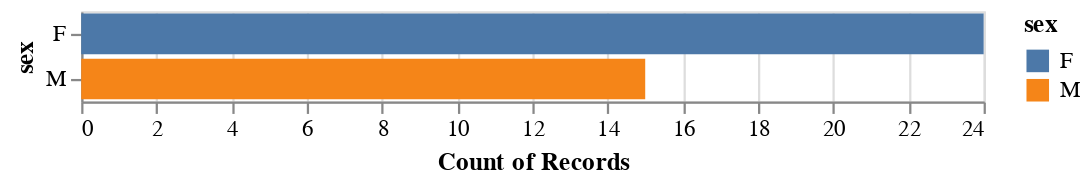

Write notebook code for a chart like this one.
### Code cell
myfilter=math["G3"]<5
myfilter

lower_marks=math[myfilter]
print(lower_marks)

bars3 = alt.Chart(math[myfilter]).mark_bar().encode(
    y='sex:N',
    color='sex:N',
    x='count(sex):Q'
)

bars3

### Figure 1 — Vega-Lite specification as saved in the notebook (floating-point values rounded to 4 significant figures)
{"config": {"view": {"continuousWidth": 400, "continuousHeight": 300}}, "data": {"name": "data-71ad4b164cb39f94a37e38a7626fd14d"}, "mark": "bar", "encoding": {"color": {"type": "nominal", "field": "sex"}, "x": {"type": "quantitative", "aggregate": "count", "field": "sex"}, "y": {"type": "nominal", "field": "sex"}}, "$schema": "https://vega.github.io/schema/vega-lite/v4.8.1.json", "datasets": {"data-71ad4b164cb39f94a37e38a7626fd14d": [{"school": "GP", "sex": "M", "age": 18, "address": "R", "famsize": "GT3", "Pstatus": "T", "Medu": 2, "Fedu": 2, "Mjob": "services", "Fjob": "other", "reason": "reputation", "guardian": "mother", "traveltime": 1, "studytime": 1, "failures": 2, "schoolsup": "no", "famsup": "yes", "paid": "no", "activities": "yes", "nursery": "yes", "higher": "yes", "internet": "yes", "romantic": "no", "famrel": 3, "freetime": 3, "goout": 3, "Dalc": 1, "Walc": 2, "health": 4, "absences": 0, "G1": 7, "G2": 4, "G3": 0}, {"school": "GP", "sex": "F", "age": 15, "address": "R", "famsize": "GT3", "Pstatus": "T", "Medu": 3, "Fedu": 4, "Mjob": "services", "Fjob": "teacher", "reason": "course", "guardian": "father", "traveltime": 2, "studytime": 3, "failures": 2, "schoolsup": "no", "famsup": "yes", "paid": "no", "activities": "no", "nursery": "yes", "higher": "yes", "internet": "yes", "romantic": "yes", "famrel": 4, "freetime": 2, "goout": 2, "Dalc": 2, "Walc": 2, "health": 5, "absences": 0, "G1": 12, "G2": 0, "G3": 0}, {"school": "GP", "sex": "F", "age": 15, "address": "U", "famsize": "GT3", "Pstatus": "T", "Medu": 1, "Fedu": 1, "Mjob": "at_home", "Fjob": "other", "reason": "course", "guardian": "mother", "traveltime": 3, "studytime": 1, "failures": 0, "schoolsup": "no", "famsup": "yes", "paid": "no", "activities": "yes", "nursery": "no", "higher": "yes", "internet": "yes", "romantic": "yes", "famrel": 4, "freetime": 3, "goout": 3, "Dalc": 1, "Walc": 2, "health": 4, "absences": 0, "G1": 8, "G2": 0, "G3": 0}, {"school": "GP", "sex": "M", "age": 15, "address": "R", "famsize": "GT3", "Pstatus": "T", "Medu": 3, "Fedu": 4, "Mjob": "at_home", "Fjob": "teacher", "reason": "course", "guardian": "mother", "traveltime": 4, "studytime": 2, "failures": 0, "schoolsup": "no", "famsup": "yes", "paid": "no", "activities": "no", "nursery": "yes", "higher": "yes", "internet": "no", "romantic": "yes", "famrel": 5, "freetime": 3, "goout": 3, "Dalc": 1, "Walc": 1, "health": 5, "absences": 0, "G1": 9, "G2": 0, "G3": 0}, {"school": "GP", "sex": "F", "age": 15, "address": "U", "famsize": "GT3", "Pstatus": "T", "Medu": 4, "Fedu": 4, "Mjob": "services", "Fjob": "at_home", "reason": "course", "guardian": "mother", "traveltime": 1, "studytime": 3, "failures": 0, "schoolsup": "no", "famsup": "yes", "paid": "no", "activities": "yes", "nursery": "yes", "higher": "yes", "internet": "yes", "romantic": "yes", "famrel": 4, "freetime": 3, "goout": 3, "Dalc": 1, "Walc": 1, "health": 5, "absences": 0, "G1": 11, "G2": 0, "G3": 0}, {"school": "GP", "sex": "M", "age": 17, "address": "R", "famsize": "GT3", "Pstatus": "T", "Medu": 3, "Fedu": 4, "Mjob": "at_home", "Fjob": "other", "reason": "course", "guardian": "mother", "traveltime": 3, "studytime": 2, "failures": 0, "schoolsup": "no", "famsup": "no", "paid": "no", "activities": "no", "nursery": "yes", "higher": "yes", "internet": "no", "romantic": "no", "famrel": 5, "freetime": 4, "goout": 5, "Dalc": 2, "Walc": 4, "health": 5, "absences": 0, "G1": 10, "G2": 0, "G3": 0}, {"school": "GP", "sex": "F", "age": 16, "address": "U", "famsize": "GT3", "Pstatus": "A", "Medu": 3, "Fedu": 3, "Mjob": "other", "Fjob": "other", "reason": "course", "guardian": "other", "traveltime": 2, "studytime": 1, "failures": 2, "schoolsup": "no", "famsup": "yes", "paid": "no", "activities": "yes", "nursery": "no", "higher": "yes", "internet": "yes", "romantic": "yes", "famrel": 4, "freetime": 3, "goout": 2, "Dalc": 1, "Walc": 1, "health": 5, "absences": 0, "G1": 4, "G2": 0, "G3": 0}, {"school": "GP", "sex": "M", "age": 15, "address": "U", "famsize": "GT3", "Pstatus": "T", "Medu": 4, "Fedu": 3, "Mjob": "teacher", "Fjob": "services", "reason": "course", "guardian": "father", "traveltime": 2, "studytime": 4, "failures": 0, "schoolsup": "yes", "famsup": "yes", "paid": "no", "activities": "no", "nursery": "yes", "higher": "yes", "internet": "yes", "romantic": "no", "famrel": 2, "freetime": 2, "goout": 2, "Dalc": 1, "Walc": 1, "health": 3, "absences": 0, "G1": 7, "G2": 9, "G3": 0}, {"school": "GP", "sex": "M", "age": 17, "address": "U", "famsize": "GT3", "Pstatus": "T", "Medu": 2, "Fedu": 1, "Mjob": "other", "Fjob": "other", "reason": "home", "guardian": "mother", "traveltime": 1, "studytime": 1, "failures": 3, "schoolsup": "no", "famsup": "yes", "paid": "no", "activities": "no", "nursery": "yes", "higher": "yes", "internet": "yes", "romantic": "no", "famrel": 5, "freetime": 4, "goout": 5, "Dalc": 1, "Walc": 2, "health": 5, "absences": 0, "G1": 5, "G2": 0, "G3": 0}, {"school": "GP", "sex": "F", "age": 15, "address": "U", "famsize": "GT3", "Pstatus": "T", "Medu": 3, "Fedu": 2, "Mjob": "health", "Fjob": "services", "reason": "home", "guardian": "father", "traveltime": 1, "studytime": 2, "failures": 3, "schoolsup": "no", "famsup": "yes", "paid": "no", "activities": "no", "nursery": "yes", "higher": "yes", "internet": "yes", "romantic": "no", "famrel": 3, "freetime": 3, "goout": 2, "Dalc": 1, "Walc": 1, "health": 3, "absences": 0, "G1": 6, "G2": 7, "G3": 0}, {"school": "GP", "sex": "M", "age": 16, "address": "U", "famsize": "GT3", "Pstatus": "T", "Medu": 4, "Fedu": 4, "Mjob": "teacher", "Fjob": "teacher", "reason": "course", "guardian": "mother", "traveltime": 1, "studytime": 1, "failures": 0, "schoolsup": "no", "famsup": "yes", "paid": "no", "activities": "no", "nursery": "yes", "higher": "no", "internet": "yes", "romantic": "yes", "famrel": 3, "freetime": 3, "goout": 2, "Dalc": 2, "Walc": 1, "health": 5, "absences": 0, "G1": 7, "G2": 6, "G3": 0}, {"school": "GP", "sex": "M", "age": 18, "address": "U", "famsize": "LE3", "Pstatus": "T", "Medu": 1, "Fedu": 1, "Mjob": "other", "Fjob": "other", "reason": "course", "guardian": "mother", "traveltime": 1, "studytime": 1, "failures": 3, "schoolsup": "no", "famsup": "no", "paid": "no", "activities": "no", "nursery": "yes", "higher": "no", "internet": "yes", "romantic": "yes", "famrel": 2, "freetime": 3, "goout": 5, "Dalc": 2, "Walc": 5, "health": 4, "absences": 0, "G1": 6, "G2": 5, "G3": 0}, {"school": "GP", "sex": "M", "age": 19, "address": "U", "famsize": "GT3", "Pstatus": "T", "Medu": 3, "Fedu": 2, "Mjob": "services", "Fjob": "at_home", "reason": "home", "guardian": "mother", "traveltime": 1, "studytime": 1, "failures": 3, "schoolsup": "no", "famsup": "yes", "paid": "no", "activities": "no", "nursery": "yes", "higher": "no", "internet": "yes", "romantic": "yes", "famrel": 4, "freetime": 5, "goout": 4, "Dalc": 1, "Walc": 1, "health": 4, "absences": 0, "G1": 5, "G2": 0, "G3": 0}, {"school": "GP", "sex": "M", "age": 17, "address": "R", "famsize": "LE3", "Pstatus": "T", "Medu": 2, "Fedu": 1, "Mjob": "at_home", "Fjob": "other", "reason": "course", "guardian": "mother", "traveltime": 2, "studytime": 1, "failures": 2, "schoolsup": "no", "famsup": "no", "paid": "no", "activities": "yes", "nursery": "yes", "higher": "no", "internet": "yes", "romantic": "yes", "famrel": 3, "freetime": 3, "goout": 2, "Dalc": 2, "Walc": 2, "health": 5, "absences": 0, "G1": 7, "G2": 6, "G3": 0}, {"school": "GP", "sex": "M", "age": 16, "address": "U", "famsize": "LE3", "Pstatus": "T", "Medu": 1, "Fedu": 2, "Mjob": "other", "Fjob": "other", "reason": "course", "guardian": "mother", "traveltime": 2, "studytime": 1, "failures": 1, "schoolsup": "no", "famsup": "no", "paid": "no", "activities": "yes", "nursery": "yes", "higher": "yes", "internet": "no", "romantic": "no", "famrel": 4, "freetime": 4, "goout": 4, "Dalc": 2, "Walc": 4, "health": 5, "absences": 0, "G1": 7, "G2": 0, "G3": 0}, {"school": "GP", "sex": "F", "age": 16, "address": "U", "famsize": "GT3", "Pstatus": "T", "Medu": 2, "Fedu": 2, "Mjob": "other", "Fjob": "other", "reason": "home", "guardian": "mother", "traveltime": 1, "studytime": 2, "failures": 0, "schoolsup": "no", "famsup": "yes", "paid": "yes", "activities": "no", "nursery": "no", "higher": "yes", "internet": "yes", "romantic": "no", "famrel": 5, "freetime": 1, "goout": 5, "Dalc": 1, "Walc": 1, "health": 4, "absences": 0, "G1": 6, "G2": 7, "G3": 0}, {"school": "GP", "sex": "M", "age": 16, "address": "U", "famsize": "GT3", "Pstatus": "T", "Medu": 3, "Fedu": 4, "Mjob": "other", "Fjob": "other", "reason": "course", "guardian": "father", "traveltime": 3, "studytime": 1, "failures": 2, "schoolsup": "no", "famsup": "yes", "paid": "no", "activities": "yes", "nursery": "no", "higher": "yes", "internet": "yes", "romantic": "no", "famrel": 3, "freetime": 4, "goout": 5, "Dalc": 2, "Walc": 4, "health": 2, "absences": 0, "G1": 6, "G2": 5, "G3": 0}, {"school": "GP", "sex": "F", "age": 16, "address": "U", "famsize": "GT3", "Pstatus": "T", "Medu": 1, "Fedu": 3, "Mjob": "at_home", "Fjob": "services", "reason": "home", "guardian": "mother", "traveltime": 1, "studytime": 2, "failures": 3, "schoolsup": "no", "famsup": "no", "paid": "no", "activities": "yes", "nursery": "no", "higher": "yes", "internet": "yes", "romantic": "yes", "famrel": 4, "freetime": 3, "goout": 5, "Dalc": 1, "Walc": 1, "health": 3, "absences": 0, "G1": 8, "G2": 7, "G3": 0}, {"school": "GP", "sex": "F", "age": 17, "address": "U", "famsize": "GT3", "Pstatus": "T", "Medu": 4, "Fedu": 3, "Mjob": "other", "Fjob": "other", "reason": "reputation", "guardian": "mother", "traveltime": 1, "studytime": 2, "failures": 2, "schoolsup": "no", "famsup": "no", "paid": "yes", "activities": "no", "nursery": "yes", "higher": "yes", "internet": "yes", "romantic": "yes", "famrel": 3, "freetime": 4, "goout": 5, "Dalc": 2, "Walc": 4, "health": 1, "absences": 22, "G1": 6, "G2": 6, "G3": 4}, {"school": "GP", "sex": "F", "age": 17, "address": "U", "famsize": "GT3", "Pstatus": "T", "Medu": 1, "Fedu": 1, "Mjob": "at_home", "Fjob": "other", "reason": "reputation", "guardian": "mother", "traveltime": 1, "studytime": 3, "failures": 1, "schoolsup": "no", "famsup": "yes", "paid": "no", "activities": "yes", "nursery": "yes", "higher": "yes", "internet": "no", "romantic": "yes", "famrel": 4, "freetime": 3, "goout": 4, "Dalc": 1, "Walc": 1, "health": 5, "absences": 0, "G1": 6, "G2": 5, "G3": 0}, {"school": "GP", "sex": "M", "age": 18, "address": "U", "famsize": "GT3", "Pstatus": "T", "Medu": 2, "Fedu": 2, "Mjob": "other", "Fjob": "services", "reason": "reputation", "guardian": "father", "traveltime": 1, "studytime": 2, "failures": 1, "schoolsup": "no", "famsup": "no", "paid": "no", "activities": "no", "nursery": "yes", "higher": "no", "internet": "yes", "romantic": "no", "famrel": 5, "freetime": 5, "goout": 4, "Dalc": 3, "Walc": 5, "health": 2, "absences": 0, "G1": 7, "G2": 7, "G3": 0}, {"school": "GP", "sex": "M", "age": 16, "address": "U", "famsize": "LE3", "Pstatus": "T", "Medu": 4, "Fedu": 3, "Mjob": "teacher", "Fjob": "other", "reason": "course", "guardian": "mother", "traveltime": 1, "studytime": 1, "failures": 0, "schoolsup": "no", "famsup": "no", "paid": "no", "activities": "yes", "nursery": "no", "higher": "yes", "internet": "yes", "romantic": "no", "famrel": 5, "freetime": 4, "goout": 5, "Dalc": 1, "Walc": 1, "health": 3, "absences": 0, "G1": 6, "G2": 0, "G3": 0}, {"school": "GP", "sex": "F", "age": 18, "address": "U", "famsize": "GT3", "Pstatus": "T", "Medu": 2, "Fedu": 1, "Mjob": "other", "Fjob": "other", "reason": "course", "guardian": "other", "traveltime": 2, "studytime": 3, "failures": 0, "schoolsup": "no", "famsup": "yes", "paid": "yes", "activities": "no", "nursery": "no", "higher": "yes", "internet": "yes", "romantic": "yes", "famrel": 4, "freetime": 4, "goout": 4, "Dalc": 1, "Walc": 1, "health": 3, "absences": 0, "G1": 7, "G2": 0, "G3": 0}, {"school": "GP", "sex": "F", "age": 17, "address": "U", "famsize": "LE3", "Pstatus": "T", "Medu": 2, "Fedu": 2, "Mjob": "services", "Fjob": "services", "reason": "course", "guardian": "father", "traveltime": 1, "studytime": 4, "failures": 0, "schoolsup": "no", "famsup": "no", "paid": "yes", "activities": "yes", "nursery": "yes", "higher": "yes", "internet": "yes", "romantic": "yes", "famrel": 3, "freetime": 4, "goout": 1, "Dalc": 1, "Walc": 1, "health": 2, "absences": 0, "G1": 10, "G2": 9, "G3": 0}, {"school": "GP", "sex": "F", "age": 18, "address": "U", "famsize": "GT3", "Pstatus": "T", "Medu": 2, "Fedu": 2, "Mjob": "at_home", "Fjob": "services", "reason": "home", "guardian": "mother", "traveltime": 1, "studytime": 3, "failures": 0, "schoolsup": "no", "famsup": "yes", "paid": "yes", "activities": "yes", "nursery": "yes", "higher": "yes", "internet": "yes", "romantic": "yes", "famrel": 4, "freetime": 3, "goout": 3, "Dalc": 1, "Walc": 1, "health": 3, "absences": 0, "G1": 9, "G2": 10, "G3": 0}, {"school": "GP", "sex": "F", "age": 18, "address": "R", "famsize": "GT3", "Pstatus": "T", "Medu": 2, "Fedu": 1, "Mjob": "other", "Fjob": "other", "reason": "reputation", "guardian": "mother", "traveltime": 2, "studytime": 2, "failures": 0, "schoolsup": "no", "famsup": "yes", "paid": "no", "activities": "no", "nursery": "yes", "higher": "no", "internet": "yes", "romantic": "yes", "famrel": 4, "freetime": 3, "goout": 5, "Dalc": 1, "Walc": 2, "health": 3, "absences": 0, "G1": 6, "G2": 0, "G3": 0}, {"school": "GP", "sex": "F", "age": 19, "address": "U", "famsize": "GT3", "Pstatus": "T", "Medu": 4, "Fedu": 4, "Mjob": "health", "Fjob": "other", "reason": "reputation", "guardian": "other", "traveltime": 2, "studytime": 2, "failures": 0, "schoolsup": "no", "famsup": "yes", "paid": "yes", "activities": "yes", "nursery": "yes", "higher": "yes", "internet": "yes", "romantic": "no", "famrel": 2, "freetime": 3, "goout": 4, "Dalc": 2, "Walc": 3, "health": 2, "absences": 0, "G1": 10, "G2": 9, "G3": 0}, {"school": "GP", "sex": "F", "age": 19, "address": "U", "famsize": "LE3", "Pstatus": "T", "Medu": 1, "Fedu": 2, "Mjob": "services", "Fjob": "services", "reason": "home", "guardian": "other", "traveltime": 1, "studytime": 2, "failures": 1, "schoolsup": "no", "famsup": "no", "paid": "no", "activities": "yes", "nursery": "no", "higher": "yes", "internet": "no", "romantic": "yes", "famrel": 4, "freetime": 2, "goout": 4, "Dalc": 2, "Walc": 2, "health": 3, "absences": 0, "G1": 9, "G2": 9, "G3": 0}, {"school": "GP", "sex": "F", "age": 18, "address": "U", "famsize": "GT3", "Pstatus": "T", "Medu": 2, "Fedu": 1, "Mjob": "services", "Fjob": "other", "reason": "course", "guardian": "mother", "traveltime": 2, "studytime": 2, "failures": 0, "schoolsup": "no", "famsup": "yes", "paid": "yes", "activities": "yes", "nursery": "yes", "higher": "yes", "internet": "yes", "romantic": "no", "famrel": 5, "freetime": 3, "goout": 3, "Dalc": 1, "Walc": 2, "health": 1, "absences": 0, "G1": 8, "G2": 8, "G3": 0}, {"school": "GP", "sex": "F", "age": 18, "address": "U", "famsize": "GT3", "Pstatus": "T", "Medu": 3, "Fedu": 3, "Mjob": "services", "Fjob": "services", "reason": "home", "guardian": "mother", "traveltime": 1, "studytime": 2, "failures": 0, "schoolsup": "no", "famsup": "no", "paid": "no", "activities": "yes", "nursery": "yes", "higher": "yes", "internet": "yes", "romantic": "no", "famrel": 5, "freetime": 3, "goout": 4, "Dalc": 1, "Walc": 1, "health": 4, "absences": 0, "G1": 7, "G2": 0, "G3": 0}, {"school": "GP", "sex": "F", "age": 18, "address": "U", "famsize": "LE3", "Pstatus": "T", "Medu": 2, "Fedu": 2, "Mjob": "other", "Fjob": "other", "reason": "home", "guardian": "other", "traveltime": 1, "studytime": 2, "failures": 0, "schoolsup": "no", "famsup": "no", "paid": "no", "activities": "yes", "nursery": "no", "higher": "yes", "internet": "yes", "romantic": "yes", "famrel": 4, "freetime": 3, "goout": 3, "Dalc": 1, "Walc": 1, "health": 2, "absences": 0, "G1": 8, "G2": 8, "G3": 0}, {"school": "GP", "sex": "F", "age": 18, "address": "R", "famsize": "GT3", "Pstatus": "T", "Medu": 2, "Fedu": 2, "Mjob": "at_home", "Fjob": "other", "reason": "course", "guardian": "mother", "traveltime": 2, "studytime": 4, "failures": 0, "schoolsup": "no", "famsup": "no", "paid": "no", "activities": "yes", "nursery": "yes", "higher": "yes", "internet": "no", "romantic": "no", "famrel": 4, "freetime": 4, "goout": 4, "Dalc": 1, "Walc": 1, "health": 4, "absences": 0, "G1": 10, "G2": 9, "G3": 0}, {"school": "GP", "sex": "F", "age": 17, "address": "U", "famsize": "GT3", "Pstatus": "T", "Medu": 3, "Fedu": 2, "Mjob": "other", "Fjob": "other", "reason": "home", "guardian": "mother", "traveltime": 1, "studytime": 2, "failures": 0, "schoolsup": "no", "famsup": "yes", "paid": "yes", "activities": "no", "nursery": "yes", "higher": "yes", "internet": "yes", "romantic": "yes", "famrel": 4, "freetime": 3, "goout": 2, "Dalc": 2, "Walc": 3, "health": 2, "absences": 0, "G1": 7, "G2": 8, "G3": 0}, {"school": "GP", "sex": "M", "age": 18, "address": "U", "famsize": "GT3", "Pstatus": "T", "Medu": 4, "Fedu": 4, "Mjob": "teacher", "Fjob": "services", "reason": "home", "guardian": "father", "traveltime": 1, "studytime": 2, "failures": 1, "schoolsup": "no", "famsup": "yes", "paid": "no", "activities": "yes", "nursery": "yes", "higher": "yes", "internet": "yes", "romantic": "no", "famrel": 4, "freetime": 3, "goout": 3, "Dalc": 2, "Walc": 2, "health": 2, "absences": 0, "G1": 10, "G2": 10, "G3": 0}, {"school": "GP", "sex": "F", "age": 17, "address": "U", "famsize": "GT3", "Pstatus": "A", "Medu": 2, "Fedu": 2, "Mjob": "at_home", "Fjob": "at_home", "reason": "home", "guardian": "father", "traveltime": 1, "studytime": 2, "failures": 1, "schoolsup": "no", "famsup": "yes", "paid": "no", "activities": "no", "nursery": "yes", "higher": "yes", "internet": "yes", "romantic": "yes", "famrel": 3, "freetime": 3, "goout": 1, "Dalc": 1, "Walc": 2, "health": 4, "absences": 0, "G1": 9, "G2": 8, "G3": 0}, {"school": "MS", "sex": "F", "age": 17, "address": "R", "famsize": "GT3", "Pstatus": "T", "Medu": 1, "Fedu": 1, "Mjob": "other", "Fjob": "services", "reason": "reputation", "guardian": "mother", "traveltime": 3, "studytime": 1, "failures": 1, "schoolsup": "no", "famsup": "yes", "paid": "yes", "activities": "no", "nursery": "yes", "higher": "yes", "internet": "yes", "romantic": "yes", "famrel": 5, "freetime": 2, "goout": 1, "Dalc": 1, "Walc": 2, "health": 1, "absences": 0, "G1": 7, "G2": 6, "G3": 0}, {"school": "MS", "sex": "M", "age": 19, "address": "R", "famsize": "GT3", "Pstatus": "T", "Medu": 1, "Fedu": 1, "Mjob": "other", "Fjob": "services", "reason": "other", "guardian": "mother", "traveltime": 2, "studytime": 1, "failures": 1, "schoolsup": "no", "famsup": "no", "paid": "no", "activities": "no", "nursery": "yes", "higher": "yes", "internet": "no", "romantic": "no", "famrel": 4, "freetime": 3, "goout": 2, "Dalc": 1, "Walc": 3, "health": 5, "absences": 0, "G1": 6, "G2": 5, "G3": 0}, {"school": "MS", "sex": "F", "age": 19, "address": "R", "famsize": "GT3", "Pstatus": "T", "Medu": 2, "Fedu": 3, "Mjob": "services", "Fjob": "other", "reason": "course", "guardian": "mother", "traveltime": 1, "studytime": 3, "failures": 1, "schoolsup": "no", "famsup": "no", "paid": "no", "activities": "yes", "nursery": "no", "higher": "yes", "internet": "yes", "romantic": "no", "famrel": 5, "freetime": 4, "goout": 2, "Dalc": 1, "Walc": 2, "health": 5, "absences": 0, "G1": 7, "G2": 5, "G3": 0}, {"school": "MS", "sex": "F", "age": 18, "address": "U", "famsize": "GT3", "Pstatus": "T", "Medu": 1, "Fedu": 1, "Mjob": "other", "Fjob": "other", "reason": "course", "guardian": "mother", "traveltime": 2, "studytime": 2, "failures": 1, "schoolsup": "no", "famsup": "no", "paid": "no", "activities": "yes", "nursery": "yes", "higher": "yes", "internet": "no", "romantic": "no", "famrel": 1, "freetime": 1, "goout": 1, "Dalc": 1, "Walc": 1, "health": 5, "absences": 0, "G1": 6, "G2": 5, "G3": 0}]}}
